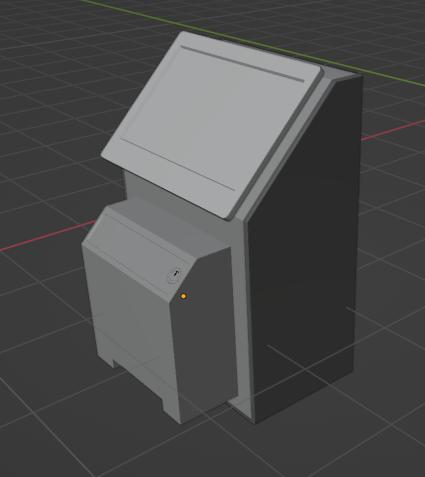
#> input picture practice/image processing/design1.jpeg, 425 x 477 px
$ python 'cropImage copy 2.py'
#> lines starting #> are read from the running program, lines starting #| are printed output that depends on the picture
from PIL import Image

img = Image.open("./design1.jpeg").convert("L")

w,h = img.size
#> w = 425; h = 477

chunkWidth = 10

border1 = 0
# [16 lines of commented-out code are left out]

img2 = img.transpose(Image.FLIP_LEFT_RIGHT)  # flip image horizontally
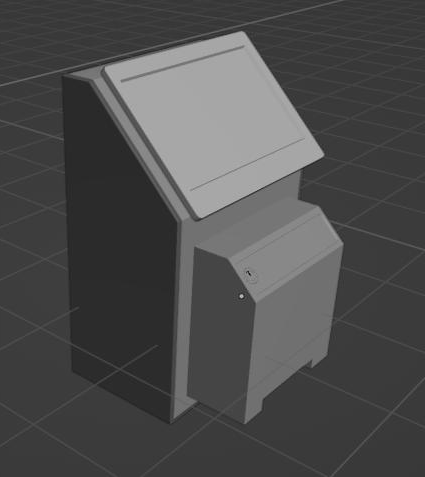
#> img2: PIL image 425x477 L; min 22, max 194, mean 76.9
# img2.show()
# w,h = img2.size
print(img2.size)
#| (425, 477)

border2 = 0
for start in range(0, w, chunkWidth):
    border2 += chunkWidth

    slice = img2.crop((start, 0, start + chunkWidth, h))
    pixels = slice.getdata()
    average = sum(pixels) / len(pixels)
    minVal = min(pixels)
    maxVal = max(pixels)
    range = maxVal - minVal

    if range >= (2 * minVal):
        break
#> this loop made 7 passes
#> (average, minVal, maxVal, range) on passes 1 to 7: (60.51, 47, 106, 59), (60.6, 47, 103, 56), (60.68, 49, 107, 58), (60.72, 47, 106, 59), (60.82, 51, 103, 52), (60.83, 51, 103, 52), (56.66, 34, 104, 70)
#> after the loop, border2 = 70

croppedImage = img2.crop((border2, 0, w, h))
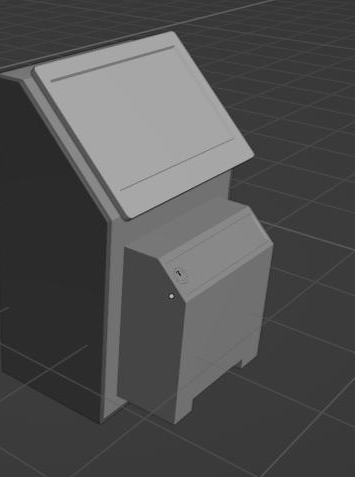
#> croppedImage: PIL image 355x477 L; min 22, max 194, mean 80.2
croppedImage.show()


# [22 lines of commented-out code are left out]

$ run again, with practice/image processing/design2.jpeg copied over practice/image processing/design1.jpeg
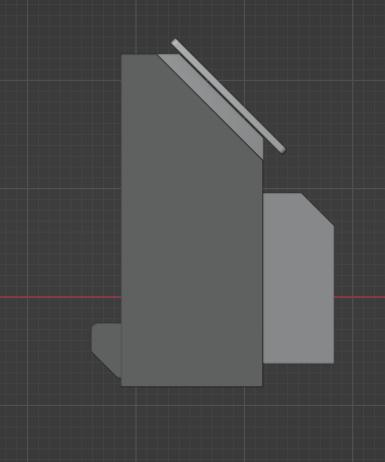
#> input picture practice/image processing/design2.jpeg, 385 x 462 px
#> `img2 = img.transpose(Image.FLIP_LEFT_RIGHT)`:
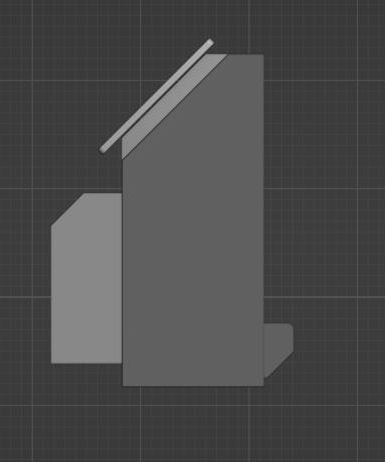
#> img2: PIL image 385x462 L; min 36, max 190, mean 75.3
#| (385, 462)
#> the loop `for start in range(0, w, chunkWidth):` made 6 passes
#> (average, minVal, maxVal, range) on passes 1 to 6: (60.08, 54, 85, 31), (60.11, 52, 84, 32), (60.7, 52, 86, 34), (62.31, 52, 93, 41), (60.62, 53, 85, 32), (80.61, 43, 144, 101)
#> after the loop `for start in range(0, w, chunkWidth):`: border2 = 60
#> `croppedImage = img2.crop((border2, 0, w, h))`:
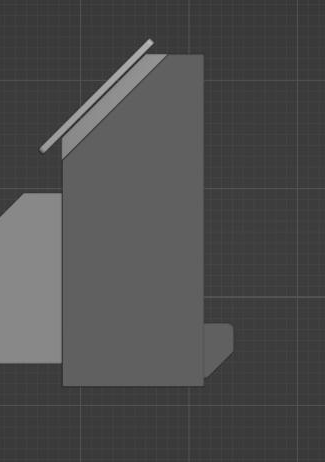
#> croppedImage: PIL image 325x462 L; min 36, max 190, mean 77.3

$ run again, with practice/image processing/design3.jpeg copied over practice/image processing/design1.jpeg
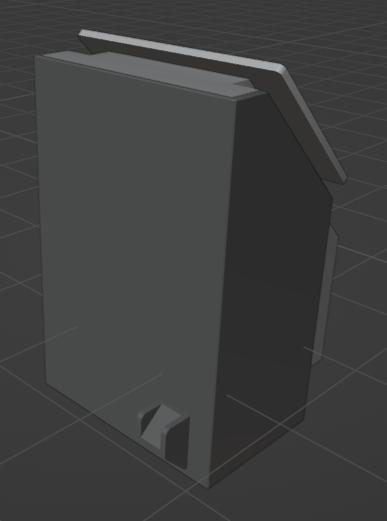
#> input picture practice/image processing/design3.jpeg, 387 x 521 px
#> `img2 = img.transpose(Image.FLIP_LEFT_RIGHT)`:
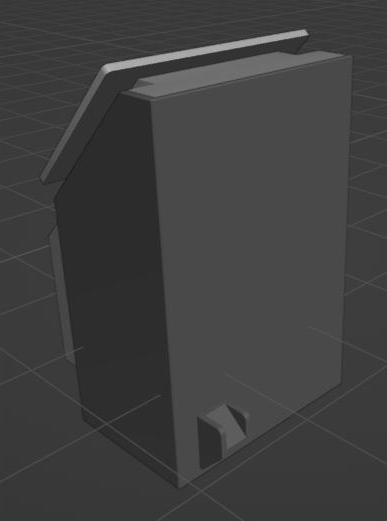
#> img2: PIL image 387x521 L; min 30, max 186, mean 62.9
#| (387, 521)
#> the loop `for start in range(0, w, chunkWidth):` made 7 passes
#> (average, minVal, maxVal, range) on passes 1 to 7: (58.8, 50, 78, 28), (58.79, 48, 85, 37), (58.91, 49, 85, 36), (58.99, 50, 81, 31), (59.19, 42, 86, 44), (59.29, 36, 89, 53), (56.96, 30, 93, 63)
#> after the loop `for start in range(0, w, chunkWidth):`: border2 = 70
#> `croppedImage = img2.crop((border2, 0, w, h))`:
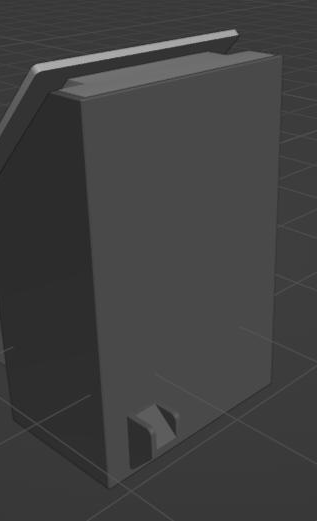
#> croppedImage: PIL image 317x521 L; min 32, max 186, mean 63.9
